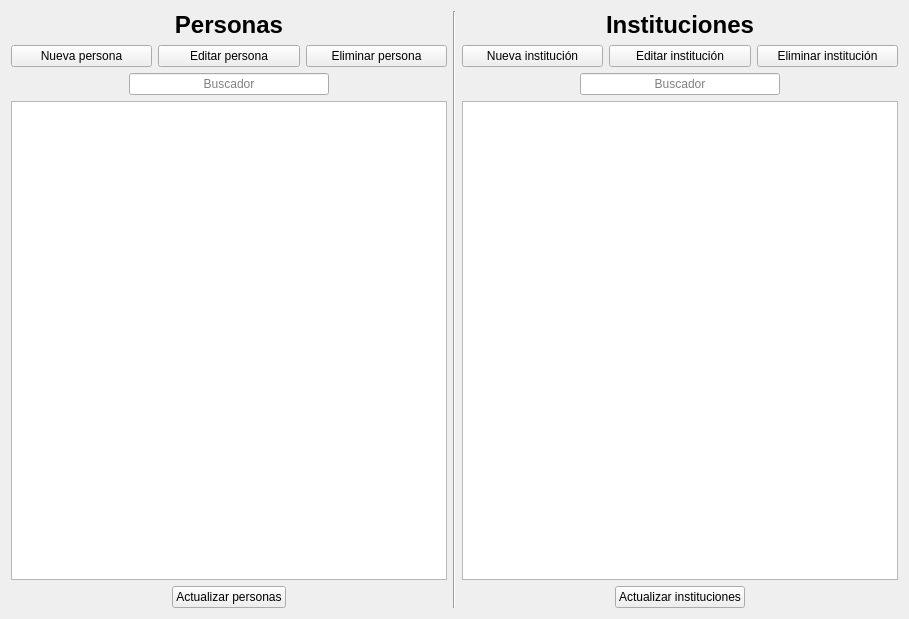
<?xml version="1.0" encoding="UTF-8"?>
<ui version="4.0">
 <class>OwnersPage</class>
 <widget class="QWidget" name="OwnersPage">
  <property name="geometry">
   <rect>
    <x>0</x>
    <y>0</y>
    <width>909</width>
    <height>619</height>
   </rect>
  </property>
  <property name="windowTitle">
   <string>Form</string>
  </property>
  <layout class="QVBoxLayout" name="verticalLayout_3">
   <item>
    <layout class="QHBoxLayout" name="horizontalLayout_8">
     <item>
      <layout class="QVBoxLayout" name="verticalLayout">
       <item>
        <widget class="QLabel" name="personsLabel">
         <property name="font">
          <font>
           <pointsize>18</pointsize>
           <bold>true</bold>
          </font>
         </property>
         <property name="text">
          <string>Personas</string>
         </property>
         <property name="alignment">
          <set>Qt::AlignmentFlag::AlignCenter</set>
         </property>
        </widget>
       </item>
       <item>
        <layout class="QHBoxLayout" name="horizontalLayout_4">
         <item>
          <widget class="QPushButton" name="newPersonButton">
           <property name="text">
            <string>Nueva persona</string>
           </property>
          </widget>
         </item>
         <item>
          <widget class="QPushButton" name="editPersonButton">
           <property name="text">
            <string>Editar persona</string>
           </property>
          </widget>
         </item>
         <item>
          <widget class="QPushButton" name="deletePersonButton">
           <property name="text">
            <string>Eliminar persona</string>
           </property>
          </widget>
         </item>
        </layout>
       </item>
       <item>
        <layout class="QHBoxLayout" name="horizontalLayout_3">
         <item>
          <spacer name="horizontalSpacer_3">
           <property name="orientation">
            <enum>Qt::Orientation::Horizontal</enum>
           </property>
           <property name="sizeHint" stdset="0">
            <size>
             <width>40</width>
             <height>20</height>
            </size>
           </property>
          </spacer>
         </item>
         <item>
          <widget class="QLineEdit" name="personSearchLineEdit">
           <property name="minimumSize">
            <size>
             <width>200</width>
             <height>0</height>
            </size>
           </property>
           <property name="alignment">
            <set>Qt::AlignmentFlag::AlignCenter</set>
           </property>
           <property name="placeholderText">
            <string>Buscador</string>
           </property>
           <property name="clearButtonEnabled">
            <bool>true</bool>
           </property>
          </widget>
         </item>
         <item>
          <spacer name="horizontalSpacer_4">
           <property name="orientation">
            <enum>Qt::Orientation::Horizontal</enum>
           </property>
           <property name="sizeHint" stdset="0">
            <size>
             <width>40</width>
             <height>20</height>
            </size>
           </property>
          </spacer>
         </item>
        </layout>
       </item>
       <item>
        <widget class="QTableView" name="personsTableView"/>
       </item>
       <item>
        <layout class="QHBoxLayout" name="horizontalLayout">
         <item>
          <spacer name="horizontalSpacer_2">
           <property name="orientation">
            <enum>Qt::Orientation::Horizontal</enum>
           </property>
           <property name="sizeHint" stdset="0">
            <size>
             <width>40</width>
             <height>20</height>
            </size>
           </property>
          </spacer>
         </item>
         <item>
          <widget class="QPushButton" name="personsRefreshButton">
           <property name="text">
            <string>Actualizar personas</string>
           </property>
          </widget>
         </item>
         <item>
          <spacer name="horizontalSpacer_7">
           <property name="orientation">
            <enum>Qt::Orientation::Horizontal</enum>
           </property>
           <property name="sizeHint" stdset="0">
            <size>
             <width>40</width>
             <height>20</height>
            </size>
           </property>
          </spacer>
         </item>
        </layout>
       </item>
      </layout>
     </item>
     <item>
      <widget class="Line" name="line">
       <property name="orientation">
        <enum>Qt::Orientation::Vertical</enum>
       </property>
      </widget>
     </item>
     <item>
      <layout class="QVBoxLayout" name="verticalLayout_2">
       <item>
        <widget class="QLabel" name="institutionsLabel">
         <property name="font">
          <font>
           <pointsize>18</pointsize>
           <bold>true</bold>
          </font>
         </property>
         <property name="text">
          <string>Instituciones</string>
         </property>
         <property name="alignment">
          <set>Qt::AlignmentFlag::AlignCenter</set>
         </property>
        </widget>
       </item>
       <item>
        <layout class="QHBoxLayout" name="horizontalLayout_5">
         <item>
          <widget class="QPushButton" name="newInstitutionButton">
           <property name="text">
            <string>Nueva institución</string>
           </property>
          </widget>
         </item>
         <item>
          <widget class="QPushButton" name="editInstitutionButton">
           <property name="text">
            <string>Editar institución</string>
           </property>
          </widget>
         </item>
         <item>
          <widget class="QPushButton" name="deleteInstitutionButton">
           <property name="text">
            <string>Eliminar institución</string>
           </property>
          </widget>
         </item>
        </layout>
       </item>
       <item>
        <layout class="QHBoxLayout" name="horizontalLayout_6">
         <item>
          <spacer name="horizontalSpacer_5">
           <property name="orientation">
            <enum>Qt::Orientation::Horizontal</enum>
           </property>
           <property name="sizeHint" stdset="0">
            <size>
             <width>40</width>
             <height>20</height>
            </size>
           </property>
          </spacer>
         </item>
         <item>
          <widget class="QLineEdit" name="institutionSearchLineEdit">
           <property name="minimumSize">
            <size>
             <width>200</width>
             <height>0</height>
            </size>
           </property>
           <property name="alignment">
            <set>Qt::AlignmentFlag::AlignCenter</set>
           </property>
           <property name="placeholderText">
            <string>Buscador</string>
           </property>
           <property name="clearButtonEnabled">
            <bool>true</bool>
           </property>
          </widget>
         </item>
         <item>
          <spacer name="horizontalSpacer_6">
           <property name="orientation">
            <enum>Qt::Orientation::Horizontal</enum>
           </property>
           <property name="sizeHint" stdset="0">
            <size>
             <width>40</width>
             <height>20</height>
            </size>
           </property>
          </spacer>
         </item>
        </layout>
       </item>
       <item>
        <widget class="QTableView" name="institutionsTableView"/>
       </item>
       <item>
        <layout class="QHBoxLayout" name="horizontalLayout_2">
         <item>
          <spacer name="horizontalSpacer">
           <property name="orientation">
            <enum>Qt::Orientation::Horizontal</enum>
           </property>
           <property name="sizeHint" stdset="0">
            <size>
             <width>40</width>
             <height>20</height>
            </size>
           </property>
          </spacer>
         </item>
         <item>
          <widget class="QPushButton" name="institutionRefreshButton">
           <property name="text">
            <string>Actualizar instituciones</string>
           </property>
          </widget>
         </item>
         <item>
          <spacer name="horizontalSpacer_8">
           <property name="orientation">
            <enum>Qt::Orientation::Horizontal</enum>
           </property>
           <property name="sizeHint" stdset="0">
            <size>
             <width>40</width>
             <height>20</height>
            </size>
           </property>
          </spacer>
         </item>
        </layout>
       </item>
      </layout>
     </item>
    </layout>
   </item>
  </layout>
 </widget>
 <resources/>
 <connections/>
</ui>
